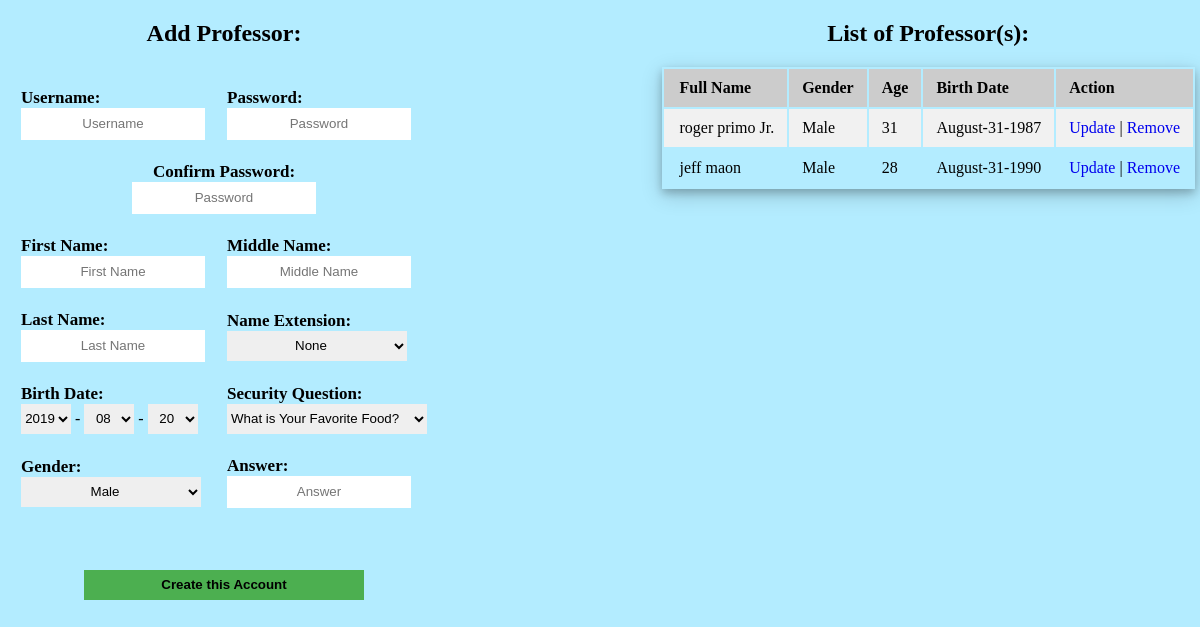
The page /add_professor.php on the database its author committed.
### tables this page shows
CREATE TABLE `tbl_user_accounts` (
  `Acc_Type` varchar(13) NOT NULL,
  `Acc_Uname` varchar(20) NOT NULL,
  `Acc_Pword` varchar(100) NOT NULL,
  `Acc_Fname` varchar(25) NOT NULL,
  `Acc_Mname` varchar(25) NOT NULL,
  `Acc_Lname` varchar(25) NOT NULL,
  `Acc_NameExt` varchar(3) NOT NULL,
  `Acc_Gender` char(6) NOT NULL,
  `Acc_Bdate` date NOT NULL,
  `Acc_Quest` varchar(30) NOT NULL,
  `Acc_Ans` varchar(30) NOT NULL,
  PRIMARY KEY (`Acc_Uname`)
);

### add_professor.php (the view, shortened to what this page needs)
<!DOCTYPE html>
<html>
<head>
	<link rel="stylesheet" type="text/css" href="CSS/style.css">
</head>
<body bgcolor="#b3ecff">
<div style="float: left; border-right: 1px;">
	<form method="POST" autocomplete="off">
<h2 align="center">Add Professor:</h2>
<table cellspacing="20px">
	<tr><td><label>Username: </label><br><input class="lfield" type="text" name="sid" maxlength="30" placeholder="Username" required=""></td><td colspan="2"><label>Password: </label><br><input class="lfield" type="password" name="pass" maxlength="10" placeholder="Password" required=""></td></tr>
	<tr><td colspan="2" align="center"><label>Confirm Password: </label><br><input class="lfield" type="password" name="repass" maxlength="10" placeholder="Password" required=""></td></tr>
	<tr><td><label>First Name: </label><br><input class="lfield" type="text" name="fname" maxlength="25" placeholder="First Name" pattern="[A-Za-z]{1,25}" required=""></td>
	<td><label>Middle Name: </label><br><input class="lfield" type="text" name="mname" maxlength="25" placeholder="Middle Name" pattern="[A-Za-z]{1,25}" required=""></td></tr>
	<tr><td><label>Last Name: </label><br><input class="lfield" type="text" name="lname" maxlength="25" placeholder="Last Name" pattern="[A-Za-z]{1,25}" required=""></td><td><label>Name Extension: </label><br>
		<select name="ext" class="lfield">
			<option value="">None</option>
		</select>
	</td></tr>
	<tr><td><label>Birth Date: </label><br><select name="year" class="sfield">
	<option><?php echo date("Y"); ?></option>
	</select> - <select name="month" class="sfield">
	<option><?php echo date("m"); ?></option>
	</select> - <select name="day" class="sfield">
	<option><?php echo date("d"); ?></option>
	</select></td><td><label>Security Question: </label><br><select name="quest" class="mfield">
		<option>What is Your Favorite Food?</option>
	</select></td></tr>
	<tr><td><label>Gender: </label><br><select name="gender" class="lfield">
		<option value="Male">Male</option>
	</select></td>
	<td colspan="2"><label>Answer: </label><br><input class="lfield" type="text" name="ans" maxlength="30" placeholder="Answer" required=""></td></tr>
	<tr><td><br></td></tr>
	<tr><td colspan="3" align="center"><input type="submit" class="lbutton" name="submit" value="Create this Account"></td></tr>
</table>
</form>
</div>
<div style="float: right; margin-right: 5px;">
<h2 align="center">List of Professor(s):</h2>
	<table width="100%" cellpadding="50px" class="w3-table w3-bordered w3-striped w3-card-4">
	<tr bgcolor='#CCCCCC'>
		<th>Full Name</th>
		<th>Gender</th>
		<th>Age</th>
		<th>Birth Date</th>
		<th>Action</th>
	</tr>
	<?php
	require 'dbcon.php';
	$sql = "select * from tbl_user_accounts where Acc_Type = 'Professor'";
	$today = date("h:i:s");
	$result = $conn->query($sql);
	while($res = $result->fetch_assoc()) {
		$dateOfBirth = $res['Acc_Bdate'];
		$diff = date_diff(date_create($dateOfBirth), date_create($today));
		$age = $diff->format('%y');
		echo "<tr>";
		echo "<td>".$res['Acc_Fname']." ".$res['Acc_Lname']." ".$res['Acc_NameExt']."</td>";
		echo "<td>".$res['Acc_Gender']."</td>";
		echo "<td>".$age."</td>";
		echo "<td>".date("F-d-Y",strtotime($res['Acc_Bdate']))."</td>";
		echo "<td><a href=\"profedit.php?id=$res[Acc_Uname]\">Update</a> | <a href=\"prof_delete.php?id=$res[Acc_Uname]\" onClick=\"return confirm('Are you sure you want to fired this Professor?')\">Remove</a></td>";
	}
	?>
	</table>
</div>
</body>
</html>

### CSS/style.css (style rules this page uses)
body { background-repeat: no-repeat; background-size: cover; background-attachment: fixed; margin: 0px; padding: 0px; }
a { text-decoration-line: none; }
label { font-weight: bolder; }
.lfield { width: 280px; height: 30px; text-align: center; }
.sfield { width: 60px; height: 30px; text-align: center; }
.lbutton { width: 280px; height: 30px; border: none; text-align: center; background-color: #4CAF50; font-weight: bolder; }
label { font-size: 17px; font-weight: bolder; }

### add_professor.php (style rules this page uses)
select,input { border: none; }
.lfield { width: 180px; }
.mfield { width: 200px; height: 30px; }
.sfield { width: 50px; }
.w3-bordered tr,.w3-table-all tr { border-bottom:1px solid #ddd }
.w3-striped tbody tr:nth-child(even) { background-color:#f1f1f1 }
.w3-table td,.w3-table th,.w3-table-all td,.w3-table-all th { padding:10px 13px;display:table-cell;text-align:left;vertical-align:top }
.w3-table th:first-child,.w3-table td:first-child,.w3-table-all th:first-child,.w3-table-all td:first-child { padding-left:16px }
.w3-card-4,.w3-hover-shadow:hover { box-shadow:0 4px 8px 0 rgba(0,0,0,0.2),0 6px 20px 0 rgba(0,0,0,0.19) !important }

### rows shown on the page
tbl_user_accounts: Acc_Fname "roger", Acc_Lname "primo", Acc_NameExt "Jr.", Acc_Gender "Male", Acc_Bdate "31", Acc_Bdate "August-31-1987"
tbl_user_accounts: Acc_Fname "jeff", Acc_Lname "maon", Acc_Gender "Male", Acc_Bdate "28", Acc_Bdate "August-31-1990"

### other values the page prints
form field year "2019"
form field month "08"
form field day "20"
